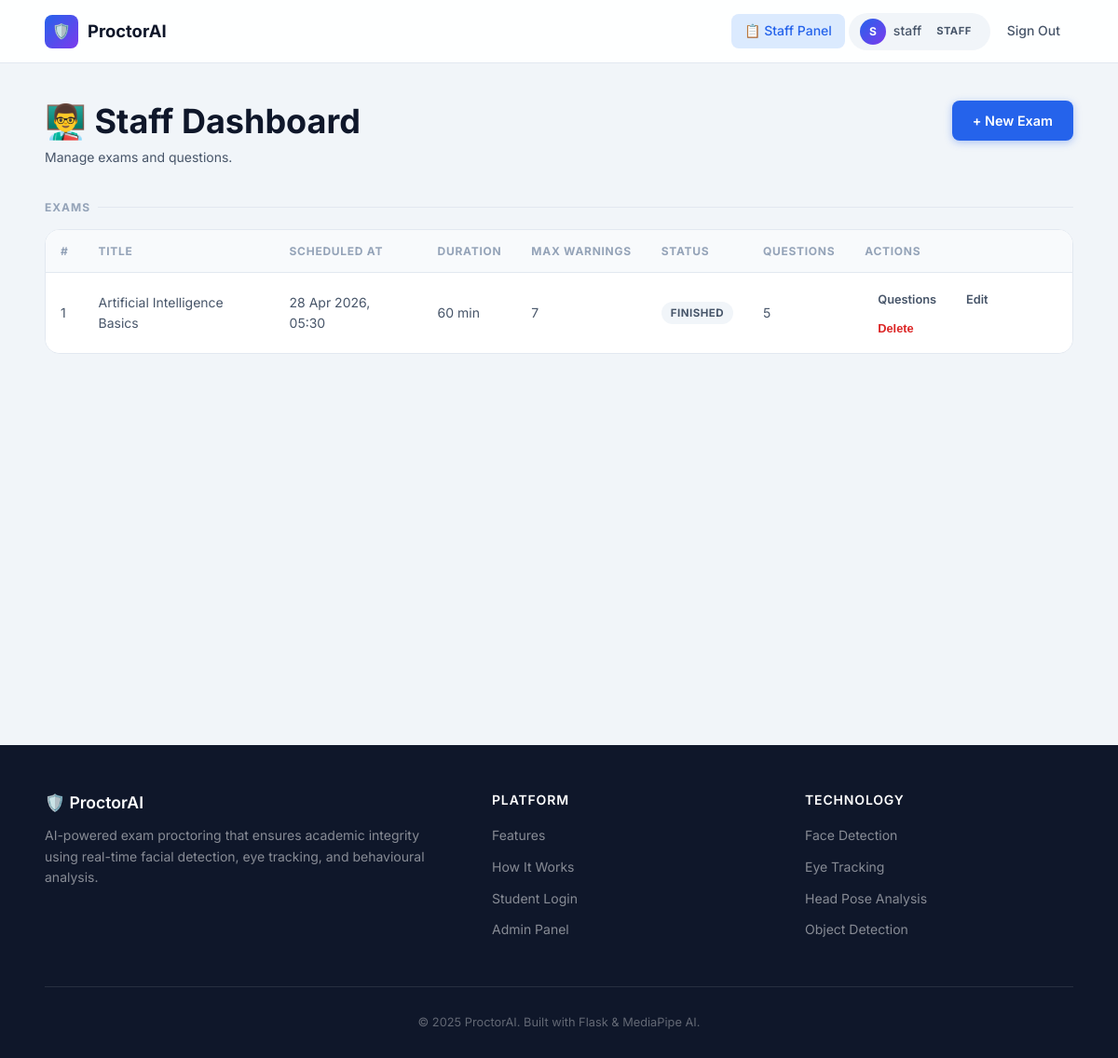
Screenshot of /staff/dashboard (signed in) with the database file from the repository.
### database/models.py (models this page shows, shortened)
class User(UserMixin, db.Model):
    __tablename__ = "users"
    id = db.Column(db.Integer, primary_key=True)
    username = db.Column(
        db.String(80),
        unique=True,
        nullable=False,
        index=True
    )
    password = db.Column(
        db.String(200),
        nullable=False
    )
    role = db.Column(
        db.String(20),
        default="student"
    )
    exam_sessions = db.relationship(
        "ExamSession",
        backref="user",
        lazy=True
    )

class Exam(db.Model):
    __tablename__ = "exams"
    id = db.Column(db.Integer, primary_key=True)
    title = db.Column(db.String(200), nullable=False)
    description = db.Column(db.Text, nullable=True)
    duration_minutes = db.Column(db.Integer, default=60)
    max_warnings = db.Column(db.Integer, default=3)
    scheduled_at = db.Column(db.DateTime, nullable=True)
    created_by = db.Column(
        db.Integer,
        db.ForeignKey("users.id"),
        nullable=True
    )
    created_at = db.Column(db.DateTime, default=datetime.utcnow)
    questions = db.relationship("Question", backref="exam", lazy=True, cascade="all, delete-orphan")
    sessions = db.relationship("ExamSession", backref="exam", lazy=True)
    @property
    def status(self):
        now = datetime.utcnow()
        if self.scheduled_at is None:
            return "active"
        from datetime import timedelta
        end_time = self.scheduled_at + timedelta(minutes=self.duration_minutes)
        if now < self.scheduled_at:
            return "upcoming"
        elif now <= end_time:
            return "active"
        else:
            return "finished"

### routes/staff_routes.py (the view)
@staff_bp.route("/staff/dashboard")
@login_required
def staff_dashboard():
    denied = _require_staff()
    if denied:
        return denied
    exams = Exam.query.order_by(Exam.scheduled_at.desc()).all()
    return render_template("staff_dashboard.html", exams=exams)

### routes/auth_routes.py (called while the page is built)
@login_manager.user_loader
def load_user(user_id):
    return User.query.get(int(user_id))

### routes/staff_routes.py (called while the page is built)
def _require_staff():
    if current_user.role not in ("staff", "admin"):
        flash("Access denied.", "danger")
        return redirect(url_for("auth.login"))
    return None

### templates/staff_dashboard.html (shortened to what this page needs)
{% extends "base.html" %}
{% block content %}
<div class="page-wrapper">
  <div class="container">
    <div class="dashboard-header">
      <div class="dashboard-title">
        <div>
          <h1>👨‍🏫 Staff Dashboard</h1>
          <p>Manage exams and questions.</p>
        </div>
        <a href="/staff/exams/new" class="btn btn-primary">+ New Exam</a>
      </div>
    </div>
    <div class="section-label">Exams</div>
    {% if exams %}
    <div class="table-wrapper">
      <table>
        <thead>
          <tr>
            <th>#</th>
            <th>Title</th>
            <th>Scheduled At</th>
            <th>Duration</th>
            <th>Max Warnings</th>
            <th>Status</th>
            <th>Questions</th>
            <th>Actions</th>
          </tr>
        </thead>
        <tbody>
        {% for exam in exams %}
        <tr>
          <td>{{ loop.index }}</td>
          <td class="cell-primary">{{ exam.title }}</td>
          <td>{{ exam.scheduled_at.strftime('%d %b %Y, %H:%M') if exam.scheduled_at else '—' }}</td>
          <td>{{ exam.duration_minutes }} min</td>
          <td>{{ exam.max_warnings }}</td>
          <td>
            {% if exam.status == 'upcoming' %}<span class="badge badge-warning">Upcoming</span>
            {% elif exam.status == 'active' %}<span class="badge badge-success">Active</span>
            {% else %}<span class="badge badge-neutral">Finished</span>{% endif %}
          </td>
          <td>{{ exam.questions | length }}</td>
          <td>
            <a href="/staff/exams/{{ exam.id }}/questions" class="btn btn-ghost btn-sm">Questions</a>
            <a href="/staff/exams/{{ exam.id }}/edit" class="btn btn-ghost btn-sm">Edit</a>
            <form action="/staff/exams/{{ exam.id }}/delete" method="POST" style="display:inline"
                  onsubmit="return confirm('Delete this exam?')">
              <button type="submit" class="btn btn-ghost btn-sm" style="color:var(--danger)">Delete</button>
            </form>
          </td>
        </tr>
        {% endfor %}
        </tbody>
      </table>
    </div>
    {% else %}
    <div class="empty-state">
      <div class="empty-icon">📋</div>
      <p>No exams yet. <a href="/staff/exams/new">Create one →</a></p>
    </div>
    {% endif %}
  </div>
</div>
{% endblock %}

### templates/base.html (shortened to what this page needs)
<!DOCTYPE html>
<html lang="en">
<head>
  <link rel="stylesheet" href="/static/css/style.css">
</head>
<body>
<nav class="navbar">
  <div class="container">
    <a href="/" class="nav-brand">
      <div class="brand-icon">🛡️</div>
      <span>ProctorAI</span>
    </a>
    <div class="nav-links">
      {% if current_user.is_authenticated %}
        {% if current_user.role == 'admin' %}
          <a href="/admin/dashboard" class="{% if request.path == '/admin/dashboard' %}active{% endif %}">📊 Dashboard</a>
          <a href="/admin/scores" class="{% if request.path == '/admin/scores' %}active{% endif %}">📈 Scores</a>
        {% elif current_user.role == 'staff' %}
          <a href="/staff/dashboard" class="{% if '/staff' in request.path %}active{% endif %}">📋 Staff Panel</a>
        {% else %}
          <a href="/student/dashboard" class="{% if request.path == '/student/dashboard' %}active{% endif %}">🎓 My Exams</a>
        {% endif %}
        <div class="nav-user">
          <div class="avatar">{{ current_user.username[0].upper() }}</div>
          <span>{{ current_user.username }}</span>
          <span class="badge badge-neutral" style="font-size:.7rem;padding:2px 8px">{{ current_user.role }}</span>
        </div>
        <a href="/logout" class="btn btn-ghost btn-sm">Sign Out</a>
      {% else %}
        <a href="/#features">Features</a>
        <a href="/#how-it-works">How It Works</a>
        <a href="/login" class="btn-nav">Sign In</a>
      {% endif %}
    </div>
  </div>
</nav>
{% block content %}{% endblock %}
{% block footer %}
<footer class="footer">
  <div class="container">
    <div class="footer-grid">
      <div class="footer-brand">
        <h3>🛡️ ProctorAI</h3>
        <p>AI-powered exam proctoring that ensures academic integrity using real-time facial detection, eye tracking, and behavioural analysis.</p>
      </div>
      <div class="footer-col">
        <h4>Platform</h4>
        <ul>
          <li><a href="/#features">Features</a></li>
          <li><a href="/#how-it-works">How It Works</a></li>
          <li><a href="/login">Student Login</a></li>
          <li><a href="/admin/dashboard">Admin Panel</a></li>
        </ul>
      </div>
      <div class="footer-col">
        <h4>Technology</h4>
        <ul>
          <li><a href="#">Face Detection</a></li>
          <li><a href="#">Eye Tracking</a></li>
          <li><a href="#">Head Pose Analysis</a></li>
          <li><a href="#">Object Detection</a></li>
        </ul>
      </div>
    </div>
    <div class="footer-bottom">
      &copy; 2025 ProctorAI. Built with Flask &amp; MediaPipe AI.
    </div>
  </div>
</footer>
{% endblock %}
</body>
</html>

### rows the page displays
User: username "S", username "staff", role "STAFF"
Exam: title "Artificial Intelligence Basics", scheduled_at "28 Apr 2026, 05:30", duration_minutes "60", max_warnings "7", shows "FINISHED", questions|length "5"
